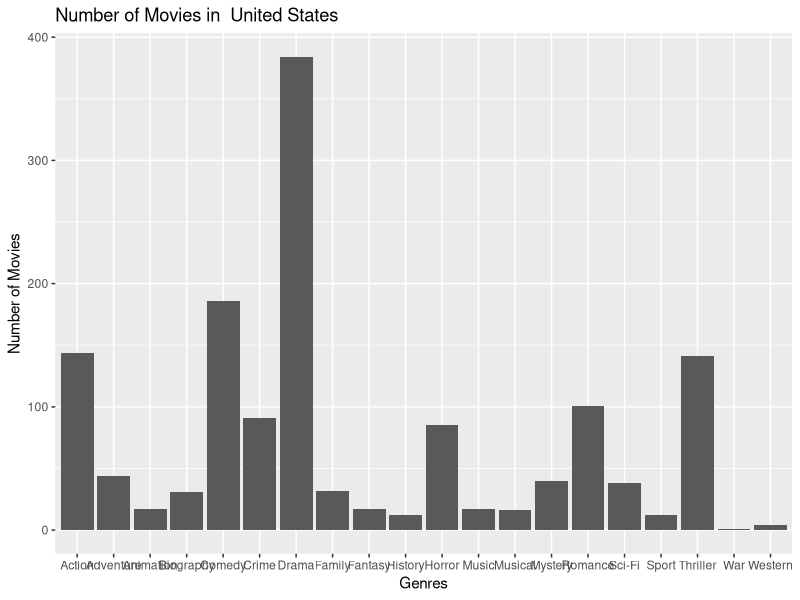
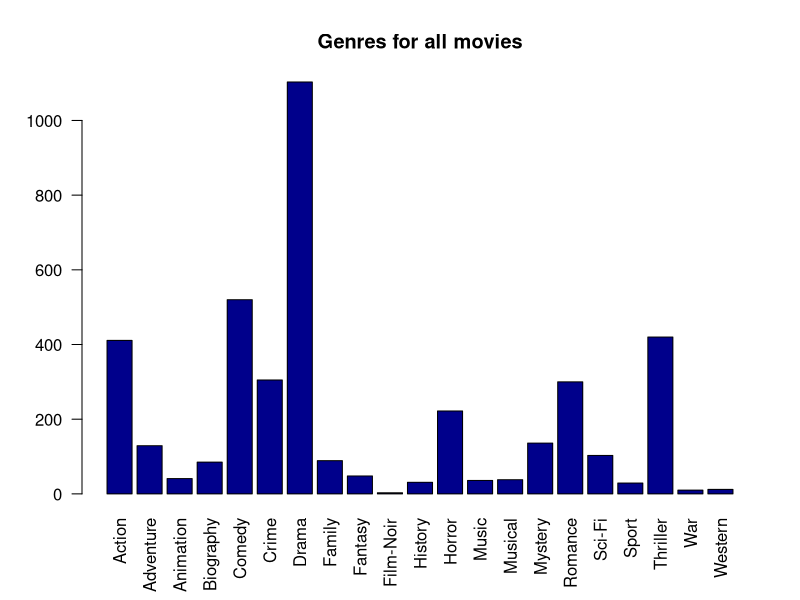
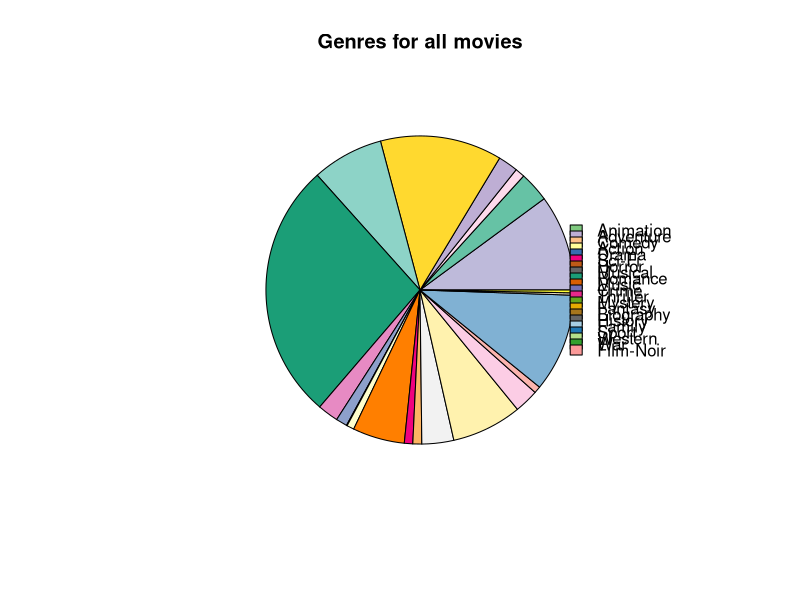

The R script that drew these images, in order:
library(tidyverse)
library(dplyr)
library(RColorBrewer)

ratings <- read_csv('netflix_ratings.csv')
transformed.data <- read_csv('transformed_data.csv')

print(transformed.data)
colnames(transformed.data)


# sort the bars
genres_country <- function(data, country_name) {
  genres_info <- data %>%
    filter(country == country_name)
  
  ggplot(data = genres_info, aes(x=genre)) + geom_bar() + 
    labs(x = 'Genres',
         y = 'Number of Movies',
         title = paste('Number of Movies in ',  country_name))
}
genres_country(transformed.data, "United States")

# change labels vertically
genres_total <- function(data) {
  counts <- table(data$genre)
  barplot(counts, main="Genres for all movies", col=c("darkblue"), las=2)
}
genres_total(transformed.data)


genres_total_pie <- function(data) {
  counts <- table(data$genre)
  n <- length(unique(transformed.data$genre))
  qual_col_pals = brewer.pal.info[brewer.pal.info$category == 'qual',]
  col_vector = unlist(mapply(brewer.pal, qual_col_pals$maxcolors, rownames(qual_col_pals)))

  pie(counts,
      labels = NA, 
      main="Genres for all movies",
      col=sample(col_vector, n))
  legend("left",legend=unique(transformed.data$genre),bty="n",
         fill=col_vector, inset = 0.7, y.intersp = 0.3)
}
genres_total_pie(transformed.data)

